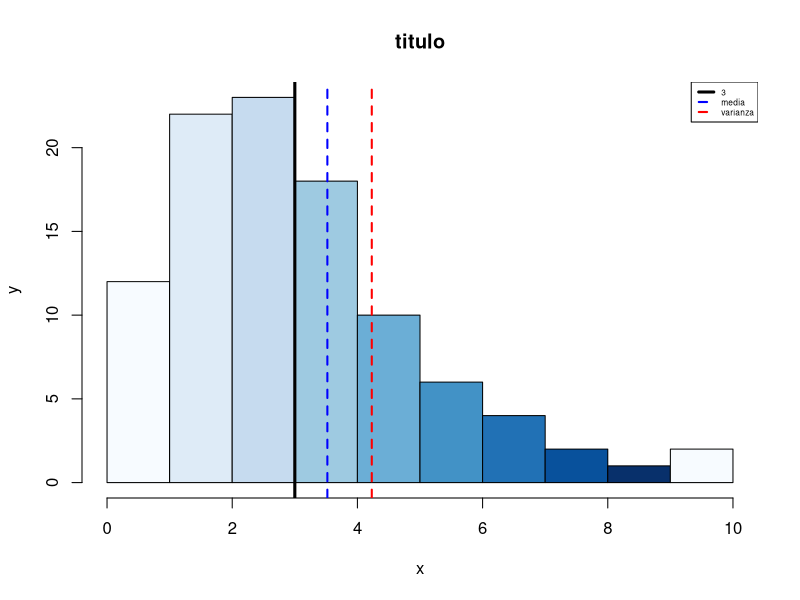
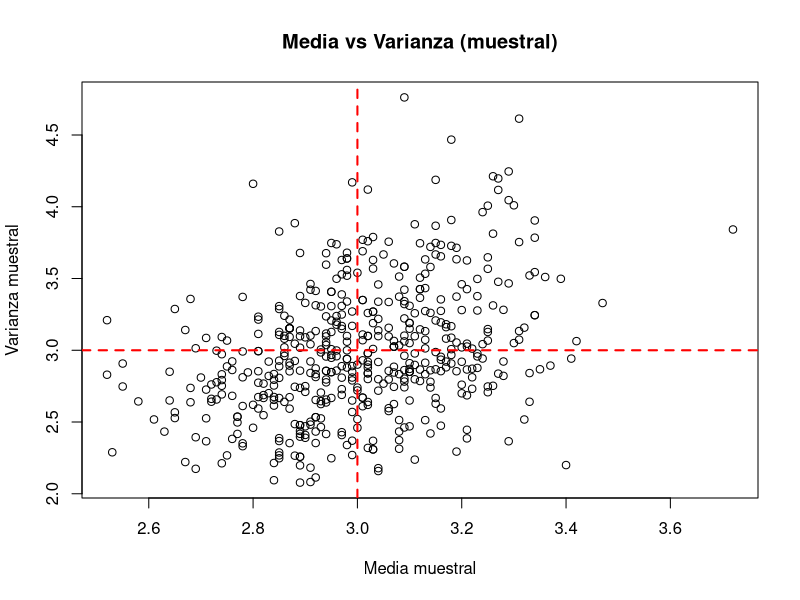

Write the R code that produced these figures, in order.
# Una muestra n = 50, theta = 3 -----------------------

v1 <- rpois(100,3)

theta1 <- mean(v1)
theta2 <- var(v1)*(99/100)

hist(v1,
     main = "titulo",
     xlab = "x",
     ylab = "y",
     col = blues9)
abline(v=3, col="black", lwd = 3)
abline(v=theta1, col="blue", lwd = 2, lty = 2)
abline(v=theta2, col="red", lwd = 2, lty = 2)
legend(x = "topright", legend = c(3, "media", "varianza"),
       lwd = c(3,2,2), lty = c(1,2,2),
       col = c("black", "blue", "red"),
       cex = 0.5)

# 500 muestras n = 100, theta = 3 ----------------------

n <- 100
t1 <- rep(0, 500)
t2 <- rep(0, 500)

for (i in 1:500) {
  m <- rpois(n, 3)
  t1[i] <- mean(m)
  t2[i] <- var(m)*((n-1)/n)
}

plot(t1, t2,
     main = "Media vs Varianza (muestral)",
     xlab = "Media muestral",
     ylab = "Varianza muestral")
abline(v=3, col="red", lwd = 2, lty = 2)
abline(h=3, col="red", lwd = 2, lty = 2)